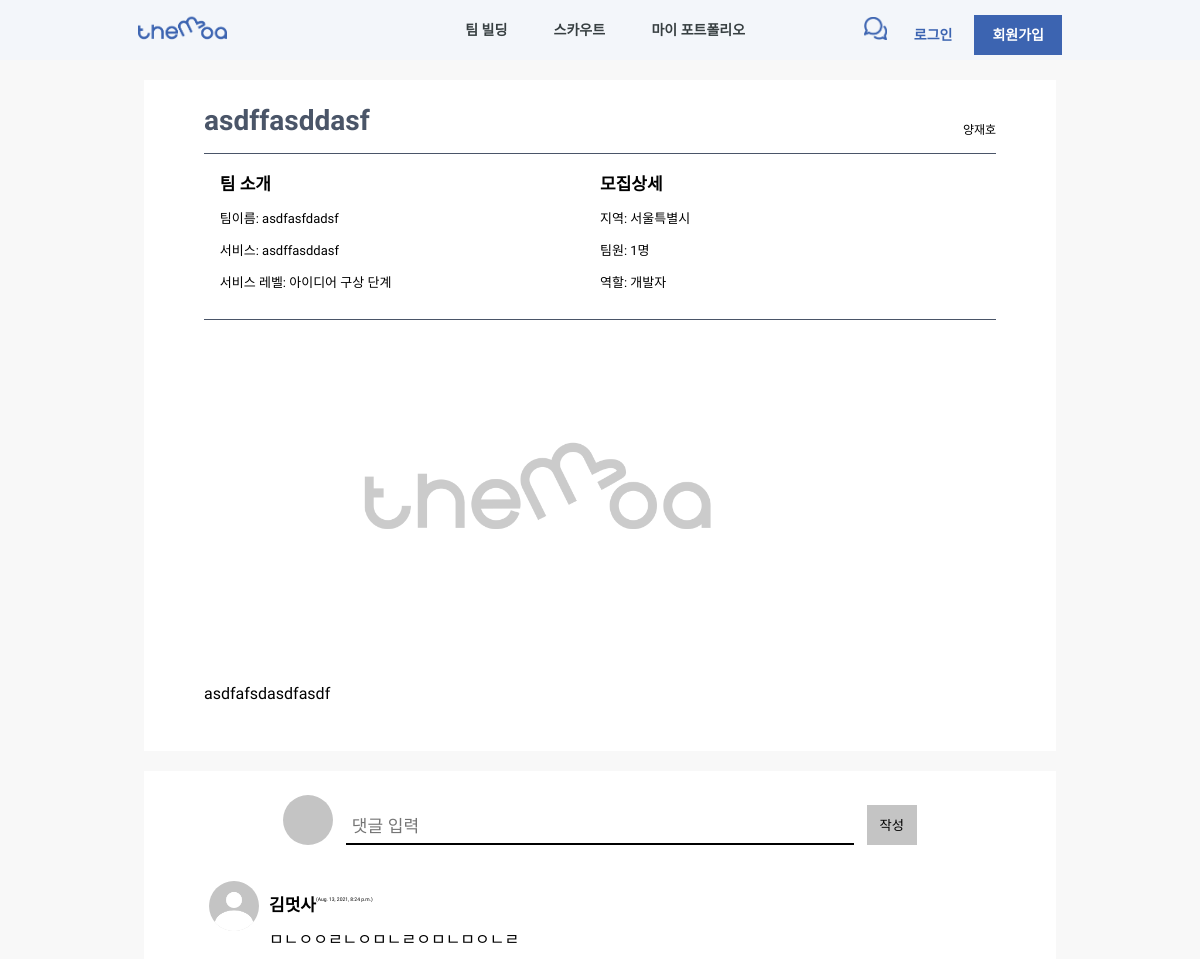
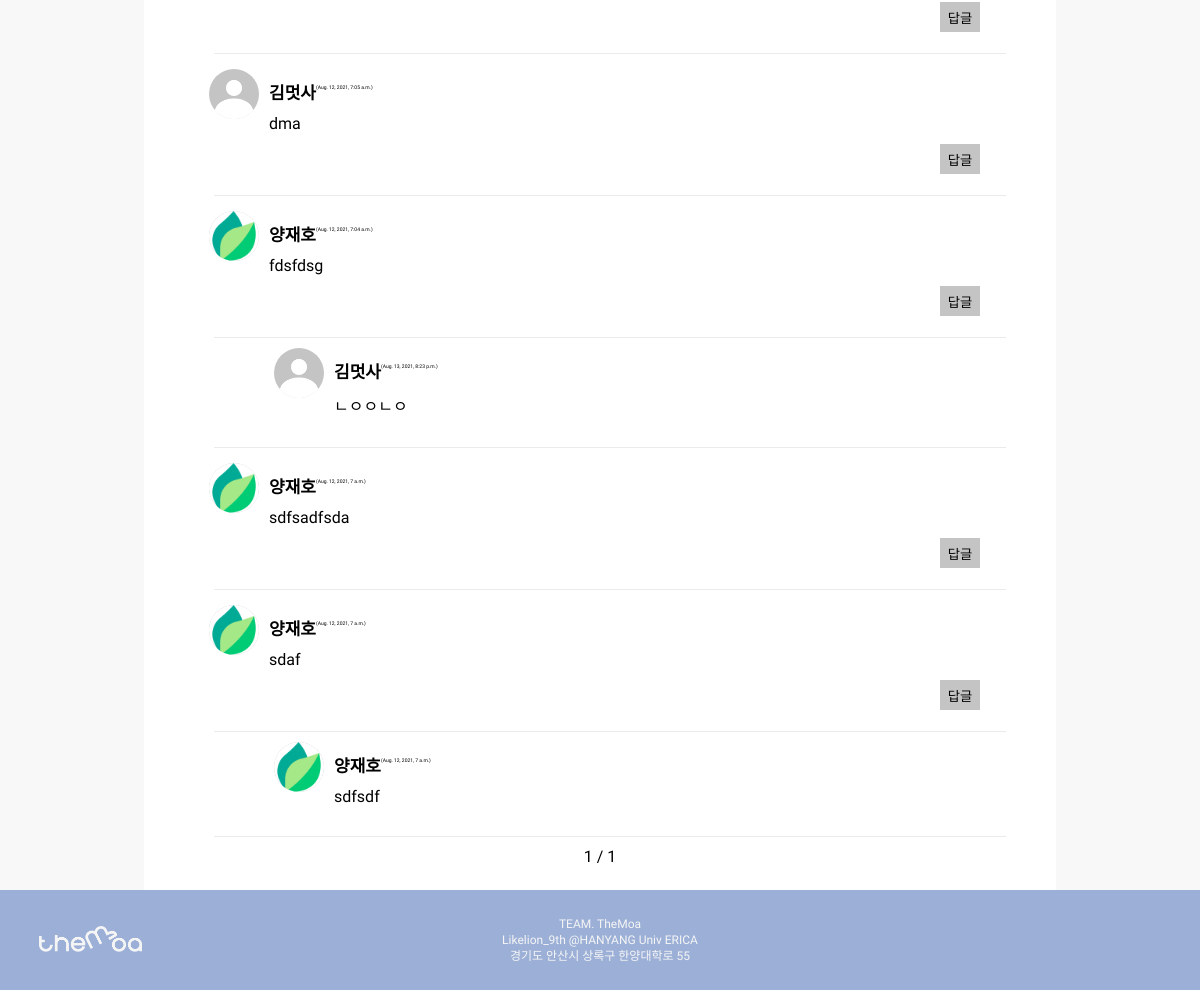
The app's page /recruit/1/ with its own data (2 pictures, top to bottom).
### team_build/models.py (models this page shows)
class Recruit(models.Model):
    writer = models.CharField(default='', max_length=200)
    writer_username = models.CharField(default='', max_length=200)
    title = models.CharField(default='', max_length=300) # 프로젝트 한줄 설명으로 들어갈 것
    team_name = models.CharField(default='', max_length=200)
    service = models.CharField(default='', max_length=200)
    team_members = models.CharField(
        default='1',
        blank=True,
        null=False,
        max_length=200,
        choices=TEAM_MEMBERS_CHOICES
        )
    service_level = models.CharField(
        default='0',
        null=False,
        blank=True,
        max_length=200,
        choices=LEVEL_CHOICES
        )
    founding_date = models.DateField(default=timezone.now, null=False, blank=True)
    locate = models.CharField(default='', null=False, blank=True, max_length=2, choices=LOCATE_CHOICES)
    image = models.ImageField(
        default='image/team_build/none/img_default.png',
        upload_to="image/team_build/",
        blank=True,
        null=False
        )
    role = MultiSelectField(default='', choices=ROLE_CHOICES, max_choices=4, max_length=100)
    detail = models.TextField(blank=True, null=True)

class Comment(models.Model):
    recruit_id = models.ForeignKey(Recruit, on_delete=models.CASCADE, null=True)
    date = models.DateTimeField(auto_now_add=True)
    user = models.ForeignKey(User, on_delete=models.SET_NULL, null=True)
    content = models.TextField(max_length=200)

class CommentAnswer(models.Model):
    comment_id = models.ForeignKey(Comment, on_delete=models.CASCADE, null=True)
    date = models.DateTimeField(auto_now_add=True)
    user = models.ForeignKey(User, on_delete=models.SET_NULL, null=True)
    content = models.TextField(max_length=200)

### users/models.py (models this page shows)
class User(AbstractUser):
    image = models.ImageField(default="image/users/none/profile_default.png", upload_to="image/users" , blank=True, null=False)
    name = models.CharField(default='', max_length=300)
    birth_date = models.DateField(default=timezone.now)
    address_sido = models.CharField(default='', choices=LOCATE_CHOICES, max_length=200)
    address_gungu = models.CharField(default='', max_length=200)
    career = models.CharField(default='0', max_length=200, choices=CAREER_CHOICES)
    state = models.CharField(default='', blank=True, null=False, max_length=200, choices=STATE_CHOICES)
    role = MultiSelectField(default='Etc', choices=ROLE_CHOICES, max_choices=4, max_length=200)
    intro = models.TextField(default="", blank=True, null=False)

### team_build/views.py (the view)
# urls.py: path('<int:id>/', detail_recruit, name='detail_recruit'),
def detail_recruit(request, id):
    if request.user.id:
        current_user = User.objects.get(pk=request.user.id)
    else:
        current_user = None
    recruit_instance = get_object_or_404(Recruit, pk=id)
    comments_instance = Comment.objects.filter(recruit_id=id).order_by('-id')
    ans_comment_instance = CommentAnswer.objects.all()
    paginator = Paginator(comments_instance, 6)
    page = request.GET.get('page')
    comments = paginator.get_page(page)
    context ={
        'current_user':current_user,
        'obj': recruit_instance,
        'id': id,
        'comments': comments,
        'ans_comments':ans_comment_instance,
    }
    return render(request, 'team_build/detail_recruit.html', context)

### templates/team_build/detail_recruit.html (shortened to what this page needs)
{% extends '../base.html' %}
        {% load static %}
        {% block extrahead %}
        <link rel="stylesheet" href="../../../static/css/base.css">
        <link rel="stylesheet" href="../../../static/css/team_build/detail_recruit.css">
        {% endblock %}
{% block content %}
    <div class="back-box">
        <div class="title-box">
            <div class="title .item-margin">{{obj.title}}</div>
            <div style="font-size: 12px; display: flex; align-items: flex-end;">{{obj.writer}}</div>
        </div>
        <div class="overview-box item-margin">
            <div class="overview-item">
                <div class="small-title">팀 소개</div>
                <p>팀이름: {{obj.team_name}}</p>
                <p>서비스: {{obj.service}}</p>
                <p>서비스 레벨: {{obj.get_service_level_display}}</p>
            </div>
            <div class="overview-item">
                <div class="small-title">모집상세</div>
                <p>지역: {{obj.get_locate_display}}</p>
                <p>팀원: {{obj.get_team_members_display}}</p>
                <p>역할: {{obj.get_role_display}}</p>
            </div>
        </div>
        <div
        class="image-box item-margin"
        style="background-image: url('../../../media/{{obj.image}}');">
        </div>
        <div class="detail-box item-margin">
            <p>{{obj.detail}}</p>
        </div>
    </div>
    <div class="back-box">
        <div class="comment-create-box" style="padding-left: 10%; padding-right: 10%;">
            <div class="small-profile-img"></div>
            <input type="text" class="comment-input" onkeydown="submitEnter(this)" placeholder="댓글 입력"/>
            <button class="comment-btn" onclick="submitBtn(this)">작성</button>
        </div>
        {% for comment in comments %}
        <div class="comment-box" comment_id="{{comment.id}}">
            <div class="comment-item row" style="flex-grow: 1;">
                <div class="small-profile-img">
                    <img src="../../../media/{{comment.user.image}}">
                </div>
                <div class="comment-item col">
                    <div class="comment-item row">
                        <div class="small-title">{{comment.user.name}}</div>
                        <p style="font-size: 5px; display: inline;">({{comment.date}})</p>
                    </div>
                    <div class="comment-item">{{comment.content}}</div>
                    <div class="comment-item row" style="display: flex; justify-content: flex-end;">
                        <button class="comment-btn-small" onclick="answerBtn(this)">답글</button>
                    </div>
                </div>
            </div>
            <div class="line"></div>
                {% for ans_comment in ans_comments %}
                {% if comment.id == ans_comment.comment_id.id %}
                <div class="answer-comment-box comment-item" comment_id="{{ans_comment.id}}">
                    <div class="comment-item row">
                        <div class="small-profile-img">
                            <img src="../../../media/{{ans_comment.user.image}}">
                        </div>
                        <div class="comment-item col">
                            <div class="comment-item row">
                                <div class="small-title">{{ans_comment.user.name}}</div>
                                <p style="font-size: 5px; display: inline;">({{ans_comment.date}})</p>
                            </div>
                            <div class="comment-item">{{ans_comment.content}}</div>
                        </div>
                    </div>
                </div>
                <div class="line"></div>
                {% endif %}
                {% endfor %}
        </div>
        {% endfor %}
        <div style="text-align: center;">
            <span> {{comments.number}} </span>
            <span> / </span>
            <span> {{comments.paginator.num_pages}} </span>
        </div>
    </div>
{% endblock %}

### static/css/base.css (style rules this page uses)
body, html { margin: 0; padding : 0; font-family: 'Mulish', sans-serif; }

### static/css/team_build/detail_recruit.css (style rules this page uses)
html { background-color: rgba(248, 248, 248, 1); }
.line { background-color: rgb(235, 235, 235); width: 100%; height: 1px; margin: 10px; }
.row { display: flex; flex-direction: row; }
.col { display: flex; flex-direction: column; }
.back-box { background-color: white; margin-top: 20px; margin-left: 12%; margin-right: 12%; padding: 2%; padding-left: 5%; padding-right: 5%; display: flex; flex-direction: column; }
.title-box { display: flex; flex-direction: row; justify-content: space-between; }
.item-margin { margin-top: 2%; margin-bottom: 1%; }
.title { font-size: 28px; font-weight: bold; color: rgba(74, 85, 104, 1) }
.overview-box { display: flex; flex-direction: row; border-top: 1px rgba(74, 85, 104, 1) solid; border-bottom: 1px rgba(74, 85, 104, 1) solid; padding: 2%; }
.overview-item { width: 100%; }
.overview-item > p { font-size: 13px; }
.small-title { font-weight: bold; font-size: 17px; }
.image-box { width: 500px; height: 300px; text-align: center; text-justify: center; margin-left: auto; margin-right: auto; background-repeat: no-repeat; background-size: contain; }
.comment-create-box { display: flex; flex-direction: row; align-items: flex-end; justify-items: stretch; }
.comment-input { flex-grow: 1; font-size: 17px; padding: 6px; margin-left: 2%; margin-right: 2%; border-top: none; border-left: none; border-right: none; border-bottom: 2px black solid; }
.comment-btn { border: none; width: 50px; height: 40px; background-color: rgba(196, 196, 196, 1); }
.comment-btn-small { border: none; width: 40px; height: 30px; background-color: rgba(196, 196, 196, 1); margin: 1px; }
.small-profile-img { width: 50px; height: 50px; border-radius: 100%; background-color: rgba(196, 196, 196, 1); }
.small-profile-img > img { background-color: white; width: 100%; height: 100%; border-radius: 100%; }
.comment-item { flex-grow: 1; margin: 5px; }
.answer-comment-box { padding-left: 60px; }

### records on screen
Recruit: title "asdffasddasf", writer "양재호", team_name "asdfasfdadsf", service "asdffasddasf", service_level "아이디어 구상 단계", locate "서울특별시", team_members "1명", role "개발자", image (placeholder picture), detail "asdfafsdasdfasdf"
Comment: user.image (placeholder picture), user.name "김멋사", date "Aug. 13, 2021, 8:24 p.m.", content "ㅁㄴㅇㅇㄹㄴㅇㅁㄴㄹㅇㅁㄴㅁㅇㄴㄹ"
Comment: user.image (placeholder picture), user.name "김멋사", date "Aug. 12, 2021, 7:05 a.m.", content "dma"
Comment: user.image (picture), user.name "양재호", date "Aug. 12, 2021, 7:04 a.m.", content "fdsfdsg"
CommentAnswer: user.image (placeholder picture), user.name "김멋사", date "Aug. 13, 2021, 8:23 p.m.", content "ㄴㅇㅇㄴㅇ"
Comment: user.image (picture), user.name "양재호", date "Aug. 12, 2021, 7 a.m.", content "sdfsadfsda"
Comment: user.image (picture), user.name "양재호", date "Aug. 12, 2021, 7 a.m.", content "sdaf"
CommentAnswer: user.image (picture), user.name "양재호", date "Aug. 12, 2021, 7 a.m.", content "sdfsdf"

### other values on screen
{{ comments.number }} "1"
{{ comments.paginator.num_pages }} "1"
